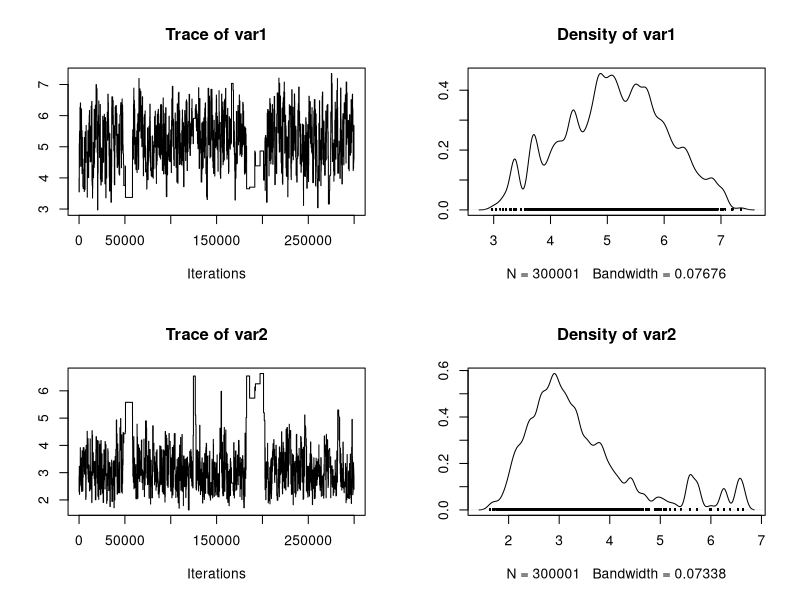

R code for this plot:
library(coda)

# assuming the data are 10 samples of a normal distribution
# with mean 5.3 and sd 2.7
data =  rnorm(10, mean =5.3, sd = 2.7)


# we want to use ABC to infer the parameters that were used. 
# we sample from the same model and use mean and variance
# as summary statstitics. We return true for ABC acceptance when
# the difference to the data is smaller than a certain threshold

meandata <- mean(data)
standarddeviationdata <- sd(data)

ABC_acceptance <- function(par){
  
  # prior to avoid negative standard deviation
  if (par[2] <= 0) return(F) 
  
  # stochastic model generates a sample for given par
  samples <- rnorm(10, mean = par[1], sd = par[2])
  
  # comparison with the observed summary statistics
  diffmean <- abs(mean(samples) - meandata)
  diffsd <- abs(sd(samples) - standarddeviationdata)
  if((diffmean < 0.1) & (diffsd < 0.2)) return(T) else return(F)
}


# we plug this in in a standard metropolis hastings MCMC, 
# with the metropolis acceptance exchanged for the ABC acceptance

run_MCMC_ABC <- function(startvalue, iterations){
  
  chain = array(dim = c(iterations+1,2))
  chain[1,] = startvalue
  
  for (i in 1:iterations){
    
    # proposalfunction
    proposal = rnorm(2,mean = chain[i,], sd= c(0.7,0.7))
    
    if(ABC_acceptance(proposal)){
      chain[i+1,] = proposal
    }else{
      chain[i+1,] = chain[i,]
    }
  }
  return(mcmc(chain))
}

posterior <- run_MCMC_ABC(c(4,2.3),300000)
plot(posterior)